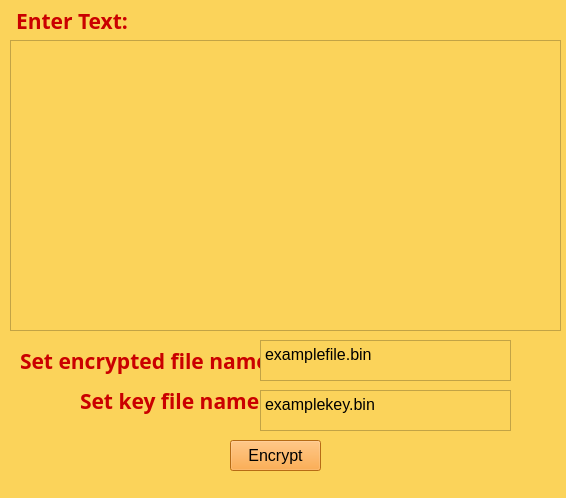
<?xml version="1.0" encoding="UTF-8"?>
<ui version="4.0">
 <class>eform</class>
 <widget class="QWidget" name="eform">
  <property name="geometry">
   <rect>
    <x>0</x>
    <y>0</y>
    <width>566</width>
    <height>498</height>
   </rect>
  </property>
  <property name="minimumSize">
   <size>
    <width>566</width>
    <height>407</height>
   </size>
  </property>
  <property name="windowTitle">
   <string>Hero Encryptor</string>
  </property>
  <property name="windowIcon">
   <iconset>
    <normaloff>hero1.jpg</normaloff>hero1.jpg</iconset>
  </property>
  <property name="statusTip">
   <string>Read &quot;READ ME&quot; before use</string>
  </property>
  <property name="styleSheet">
   <string notr="true">background-color: rgb(251, 211, 90)</string>
  </property>
  <widget class="QTextEdit" name="textEdit1">
   <property name="geometry">
    <rect>
     <x>10</x>
     <y>40</y>
     <width>551</width>
     <height>291</height>
    </rect>
   </property>
   <property name="minimumSize">
    <size>
     <width>551</width>
     <height>291</height>
    </size>
   </property>
   <property name="statusTip">
    <string>Read &quot;READ ME&quot; before use</string>
   </property>
  </widget>
  <widget class="QLabel" name="label2">
   <property name="geometry">
    <rect>
     <x>16</x>
     <y>0</y>
     <width>111</width>
     <height>41</height>
    </rect>
   </property>
   <property name="palette">
    <palette>
     <active>
      <colorrole role="WindowText">
       <brush brushstyle="SolidPattern">
        <color alpha="255">
         <red>202</red>
         <green>0</green>
         <blue>0</blue>
        </color>
       </brush>
      </colorrole>
      <colorrole role="Button">
       <brush brushstyle="SolidPattern">
        <color alpha="255">
         <red>251</red>
         <green>211</green>
         <blue>90</blue>
        </color>
       </brush>
      </colorrole>
      <colorrole role="Base">
       <brush brushstyle="SolidPattern">
        <color alpha="255">
         <red>251</red>
         <green>211</green>
         <blue>90</blue>
        </color>
       </brush>
      </colorrole>
      <colorrole role="Window">
       <brush brushstyle="SolidPattern">
        <color alpha="255">
         <red>251</red>
         <green>211</green>
         <blue>90</blue>
        </color>
       </brush>
      </colorrole>
     </active>
     <inactive>
      <colorrole role="WindowText">
       <brush brushstyle="SolidPattern">
        <color alpha="255">
         <red>202</red>
         <green>0</green>
         <blue>0</blue>
        </color>
       </brush>
      </colorrole>
      <colorrole role="Button">
       <brush brushstyle="SolidPattern">
        <color alpha="255">
         <red>251</red>
         <green>211</green>
         <blue>90</blue>
        </color>
       </brush>
      </colorrole>
      <colorrole role="Base">
       <brush brushstyle="SolidPattern">
        <color alpha="255">
         <red>251</red>
         <green>211</green>
         <blue>90</blue>
        </color>
       </brush>
      </colorrole>
      <colorrole role="Window">
       <brush brushstyle="SolidPattern">
        <color alpha="255">
         <red>251</red>
         <green>211</green>
         <blue>90</blue>
        </color>
       </brush>
      </colorrole>
     </inactive>
     <disabled>
      <colorrole role="WindowText">
       <brush brushstyle="SolidPattern">
        <color alpha="255">
         <red>120</red>
         <green>120</green>
         <blue>120</blue>
        </color>
       </brush>
      </colorrole>
      <colorrole role="Button">
       <brush brushstyle="SolidPattern">
        <color alpha="255">
         <red>251</red>
         <green>211</green>
         <blue>90</blue>
        </color>
       </brush>
      </colorrole>
      <colorrole role="Base">
       <brush brushstyle="SolidPattern">
        <color alpha="255">
         <red>251</red>
         <green>211</green>
         <blue>90</blue>
        </color>
       </brush>
      </colorrole>
      <colorrole role="Window">
       <brush brushstyle="SolidPattern">
        <color alpha="255">
         <red>251</red>
         <green>211</green>
         <blue>90</blue>
        </color>
       </brush>
      </colorrole>
     </disabled>
    </palette>
   </property>
   <property name="font">
    <font>
     <family>Nueva Std</family>
     <pointsize>16</pointsize>
     <weight>75</weight>
     <bold>true</bold>
     <underline>false</underline>
    </font>
   </property>
   <property name="text">
    <string>Enter Text:</string>
   </property>
  </widget>
  <widget class="QPushButton" name="encryptb">
   <property name="geometry">
    <rect>
     <x>230</x>
     <y>440</y>
     <width>91</width>
     <height>31</height>
    </rect>
   </property>
   <property name="font">
    <font>
     <pointsize>12</pointsize>
    </font>
   </property>
   <property name="styleSheet">
    <string notr="true">background-color: rgb(255, 150, 29)</string>
   </property>
   <property name="text">
    <string>Encrypt</string>
   </property>
  </widget>
  <widget class="QLabel" name="label3">
   <property name="geometry">
    <rect>
     <x>20</x>
     <y>340</y>
     <width>241</width>
     <height>41</height>
    </rect>
   </property>
   <property name="palette">
    <palette>
     <active>
      <colorrole role="WindowText">
       <brush brushstyle="SolidPattern">
        <color alpha="255">
         <red>202</red>
         <green>0</green>
         <blue>0</blue>
        </color>
       </brush>
      </colorrole>
      <colorrole role="Button">
       <brush brushstyle="SolidPattern">
        <color alpha="255">
         <red>251</red>
         <green>211</green>
         <blue>90</blue>
        </color>
       </brush>
      </colorrole>
      <colorrole role="Base">
       <brush brushstyle="SolidPattern">
        <color alpha="255">
         <red>251</red>
         <green>211</green>
         <blue>90</blue>
        </color>
       </brush>
      </colorrole>
      <colorrole role="Window">
       <brush brushstyle="SolidPattern">
        <color alpha="255">
         <red>251</red>
         <green>211</green>
         <blue>90</blue>
        </color>
       </brush>
      </colorrole>
     </active>
     <inactive>
      <colorrole role="WindowText">
       <brush brushstyle="SolidPattern">
        <color alpha="255">
         <red>202</red>
         <green>0</green>
         <blue>0</blue>
        </color>
       </brush>
      </colorrole>
      <colorrole role="Button">
       <brush brushstyle="SolidPattern">
        <color alpha="255">
         <red>251</red>
         <green>211</green>
         <blue>90</blue>
        </color>
       </brush>
      </colorrole>
      <colorrole role="Base">
       <brush brushstyle="SolidPattern">
        <color alpha="255">
         <red>251</red>
         <green>211</green>
         <blue>90</blue>
        </color>
       </brush>
      </colorrole>
      <colorrole role="Window">
       <brush brushstyle="SolidPattern">
        <color alpha="255">
         <red>251</red>
         <green>211</green>
         <blue>90</blue>
        </color>
       </brush>
      </colorrole>
     </inactive>
     <disabled>
      <colorrole role="WindowText">
       <brush brushstyle="SolidPattern">
        <color alpha="255">
         <red>120</red>
         <green>120</green>
         <blue>120</blue>
        </color>
       </brush>
      </colorrole>
      <colorrole role="Button">
       <brush brushstyle="SolidPattern">
        <color alpha="255">
         <red>251</red>
         <green>211</green>
         <blue>90</blue>
        </color>
       </brush>
      </colorrole>
      <colorrole role="Base">
       <brush brushstyle="SolidPattern">
        <color alpha="255">
         <red>251</red>
         <green>211</green>
         <blue>90</blue>
        </color>
       </brush>
      </colorrole>
      <colorrole role="Window">
       <brush brushstyle="SolidPattern">
        <color alpha="255">
         <red>251</red>
         <green>211</green>
         <blue>90</blue>
        </color>
       </brush>
      </colorrole>
     </disabled>
    </palette>
   </property>
   <property name="font">
    <font>
     <family>Nueva Std</family>
     <pointsize>16</pointsize>
     <weight>75</weight>
     <bold>true</bold>
     <underline>false</underline>
    </font>
   </property>
   <property name="text">
    <string>Set encrypted file name:</string>
   </property>
  </widget>
  <widget class="QLabel" name="label4">
   <property name="geometry">
    <rect>
     <x>80</x>
     <y>380</y>
     <width>231</width>
     <height>41</height>
    </rect>
   </property>
   <property name="palette">
    <palette>
     <active>
      <colorrole role="WindowText">
       <brush brushstyle="SolidPattern">
        <color alpha="255">
         <red>202</red>
         <green>0</green>
         <blue>0</blue>
        </color>
       </brush>
      </colorrole>
      <colorrole role="Button">
       <brush brushstyle="SolidPattern">
        <color alpha="255">
         <red>251</red>
         <green>211</green>
         <blue>90</blue>
        </color>
       </brush>
      </colorrole>
      <colorrole role="Base">
       <brush brushstyle="SolidPattern">
        <color alpha="255">
         <red>251</red>
         <green>211</green>
         <blue>90</blue>
        </color>
       </brush>
      </colorrole>
      <colorrole role="Window">
       <brush brushstyle="SolidPattern">
        <color alpha="255">
         <red>251</red>
         <green>211</green>
         <blue>90</blue>
        </color>
       </brush>
      </colorrole>
     </active>
     <inactive>
      <colorrole role="WindowText">
       <brush brushstyle="SolidPattern">
        <color alpha="255">
         <red>202</red>
         <green>0</green>
         <blue>0</blue>
        </color>
       </brush>
      </colorrole>
      <colorrole role="Button">
       <brush brushstyle="SolidPattern">
        <color alpha="255">
         <red>251</red>
         <green>211</green>
         <blue>90</blue>
        </color>
       </brush>
      </colorrole>
      <colorrole role="Base">
       <brush brushstyle="SolidPattern">
        <color alpha="255">
         <red>251</red>
         <green>211</green>
         <blue>90</blue>
        </color>
       </brush>
      </colorrole>
      <colorrole role="Window">
       <brush brushstyle="SolidPattern">
        <color alpha="255">
         <red>251</red>
         <green>211</green>
         <blue>90</blue>
        </color>
       </brush>
      </colorrole>
     </inactive>
     <disabled>
      <colorrole role="WindowText">
       <brush brushstyle="SolidPattern">
        <color alpha="255">
         <red>120</red>
         <green>120</green>
         <blue>120</blue>
        </color>
       </brush>
      </colorrole>
      <colorrole role="Button">
       <brush brushstyle="SolidPattern">
        <color alpha="255">
         <red>251</red>
         <green>211</green>
         <blue>90</blue>
        </color>
       </brush>
      </colorrole>
      <colorrole role="Base">
       <brush brushstyle="SolidPattern">
        <color alpha="255">
         <red>251</red>
         <green>211</green>
         <blue>90</blue>
        </color>
       </brush>
      </colorrole>
      <colorrole role="Window">
       <brush brushstyle="SolidPattern">
        <color alpha="255">
         <red>251</red>
         <green>211</green>
         <blue>90</blue>
        </color>
       </brush>
      </colorrole>
     </disabled>
    </palette>
   </property>
   <property name="font">
    <font>
     <family>Nueva Std</family>
     <pointsize>16</pointsize>
     <weight>75</weight>
     <bold>true</bold>
     <underline>false</underline>
    </font>
   </property>
   <property name="text">
    <string>Set key file name:</string>
   </property>
  </widget>
  <widget class="QTextEdit" name="textEdit2">
   <property name="geometry">
    <rect>
     <x>260</x>
     <y>340</y>
     <width>251</width>
     <height>41</height>
    </rect>
   </property>
   <property name="font">
    <font>
     <pointsize>12</pointsize>
    </font>
   </property>
   <property name="html">
    <string>&lt;!DOCTYPE HTML PUBLIC &quot;-//W3C//DTD HTML 4.0//EN&quot; &quot;http://www.w3.org/TR/REC-html40/strict.dtd&quot;&gt;
&lt;html&gt;&lt;head&gt;&lt;meta name=&quot;qrichtext&quot; content=&quot;1&quot; /&gt;&lt;style type=&quot;text/css&quot;&gt;
p, li { white-space: pre-wrap; }
&lt;/style&gt;&lt;/head&gt;&lt;body style=&quot; font-family:'MS Shell Dlg 2'; font-size:12pt; font-weight:400; font-style:normal;&quot;&gt;
&lt;p style=&quot; margin-top:0px; margin-bottom:0px; margin-left:0px; margin-right:0px; -qt-block-indent:0; text-indent:0px;&quot;&gt;examplefile.bin&lt;/p&gt;&lt;/body&gt;&lt;/html&gt;</string>
   </property>
  </widget>
  <widget class="QTextEdit" name="textEdit3">
   <property name="geometry">
    <rect>
     <x>260</x>
     <y>390</y>
     <width>251</width>
     <height>41</height>
    </rect>
   </property>
   <property name="font">
    <font>
     <pointsize>12</pointsize>
    </font>
   </property>
   <property name="html">
    <string>&lt;!DOCTYPE HTML PUBLIC &quot;-//W3C//DTD HTML 4.0//EN&quot; &quot;http://www.w3.org/TR/REC-html40/strict.dtd&quot;&gt;
&lt;html&gt;&lt;head&gt;&lt;meta name=&quot;qrichtext&quot; content=&quot;1&quot; /&gt;&lt;style type=&quot;text/css&quot;&gt;
p, li { white-space: pre-wrap; }
&lt;/style&gt;&lt;/head&gt;&lt;body style=&quot; font-family:'MS Shell Dlg 2'; font-size:12pt; font-weight:400; font-style:normal;&quot;&gt;
&lt;p style=&quot; margin-top:0px; margin-bottom:0px; margin-left:0px; margin-right:0px; -qt-block-indent:0; text-indent:0px;&quot;&gt;examplekey.bin&lt;/p&gt;&lt;/body&gt;&lt;/html&gt;</string>
   </property>
  </widget>
  <zorder>label2</zorder>
  <zorder>textEdit1</zorder>
  <zorder>encryptb</zorder>
  <zorder>label3</zorder>
  <zorder>label4</zorder>
  <zorder>textEdit2</zorder>
  <zorder>textEdit3</zorder>
 </widget>
 <resources/>
 <connections/>
</ui>
